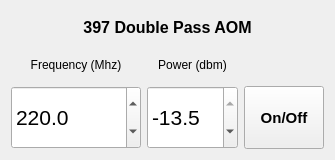
<?xml version="1.0" encoding="UTF-8"?>
<ui version="4.0">
 <class>Form</class>
 <widget class="QWidget" name="Form">
  <property name="geometry">
   <rect>
    <x>0</x>
    <y>0</y>
    <width>335</width>
    <height>160</height>
   </rect>
  </property>
  <property name="maximumSize">
   <size>
    <width>355</width>
    <height>160</height>
   </size>
  </property>
  <property name="windowTitle">
   <string>Form</string>
  </property>
  <layout class="QVBoxLayout" name="verticalLayout">
   <item>
    <layout class="QGridLayout" name="gridLayout" rowstretch="1,1,2" columnstretch="2,2,1" columnminimumwidth="130,80,10">
     <property name="sizeConstraint">
      <enum>QLayout::SetDefaultConstraint</enum>
     </property>
     <item row="1" column="0">
      <widget class="QLabel" name="label">
       <property name="sizePolicy">
        <sizepolicy hsizetype="Preferred" vsizetype="Minimum">
         <horstretch>0</horstretch>
         <verstretch>0</verstretch>
        </sizepolicy>
       </property>
       <property name="text">
        <string>Frequency (Mhz)</string>
       </property>
       <property name="alignment">
        <set>Qt::AlignCenter</set>
       </property>
      </widget>
     </item>
     <item row="1" column="1">
      <widget class="QLabel" name="label_2">
       <property name="sizePolicy">
        <sizepolicy hsizetype="Preferred" vsizetype="Minimum">
         <horstretch>0</horstretch>
         <verstretch>0</verstretch>
        </sizepolicy>
       </property>
       <property name="text">
        <string>Power (dbm)</string>
       </property>
       <property name="alignment">
        <set>Qt::AlignCenter</set>
       </property>
      </widget>
     </item>
     <item row="0" column="0" colspan="3">
      <widget class="QLabel" name="label_3">
       <property name="sizePolicy">
        <sizepolicy hsizetype="Preferred" vsizetype="Minimum">
         <horstretch>0</horstretch>
         <verstretch>0</verstretch>
        </sizepolicy>
       </property>
       <property name="font">
        <font>
         <pointsize>12</pointsize>
         <weight>75</weight>
         <bold>true</bold>
        </font>
       </property>
       <property name="text">
        <string>397 Double Pass AOM</string>
       </property>
       <property name="alignment">
        <set>Qt::AlignCenter</set>
       </property>
      </widget>
     </item>
     <item row="2" column="1">
      <widget class="QDoubleSpinBox" name="spinPower">
       <property name="sizePolicy">
        <sizepolicy hsizetype="Preferred" vsizetype="Preferred">
         <horstretch>0</horstretch>
         <verstretch>0</verstretch>
        </sizepolicy>
       </property>
       <property name="font">
        <font>
         <pointsize>16</pointsize>
        </font>
       </property>
       <property name="decimals">
        <number>1</number>
       </property>
       <property name="minimum">
        <double>-145.000000000000000</double>
       </property>
       <property name="maximum">
        <double>-13.500000000000000</double>
       </property>
       <property name="singleStep">
        <double>0.100000000000000</double>
       </property>
       <property name="value">
        <double>-13.500000000000000</double>
       </property>
      </widget>
     </item>
     <item row="2" column="2">
      <widget class="QPushButton" name="buttonSwitch">
       <property name="sizePolicy">
        <sizepolicy hsizetype="Preferred" vsizetype="Preferred">
         <horstretch>0</horstretch>
         <verstretch>0</verstretch>
        </sizepolicy>
       </property>
       <property name="font">
        <font>
         <pointsize>11</pointsize>
         <weight>75</weight>
         <bold>true</bold>
        </font>
       </property>
       <property name="text">
        <string>On/Off</string>
       </property>
       <property name="checkable">
        <bool>true</bool>
       </property>
       <property name="checked">
        <bool>false</bool>
       </property>
       <property name="autoDefault">
        <bool>false</bool>
       </property>
      </widget>
     </item>
     <item row="2" column="0">
      <widget class="QDoubleSpinBox" name="spinFreq">
       <property name="sizePolicy">
        <sizepolicy hsizetype="Preferred" vsizetype="Preferred">
         <horstretch>0</horstretch>
         <verstretch>0</verstretch>
        </sizepolicy>
       </property>
       <property name="font">
        <font>
         <pointsize>16</pointsize>
        </font>
       </property>
       <property name="decimals">
        <number>1</number>
       </property>
       <property name="minimum">
        <double>190.000000000000000</double>
       </property>
       <property name="maximum">
        <double>250.000000000000000</double>
       </property>
       <property name="singleStep">
        <double>1.000000000000000</double>
       </property>
       <property name="value">
        <double>220.000000000000000</double>
       </property>
      </widget>
     </item>
    </layout>
   </item>
  </layout>
 </widget>
 <resources/>
 <connections/>
</ui>
